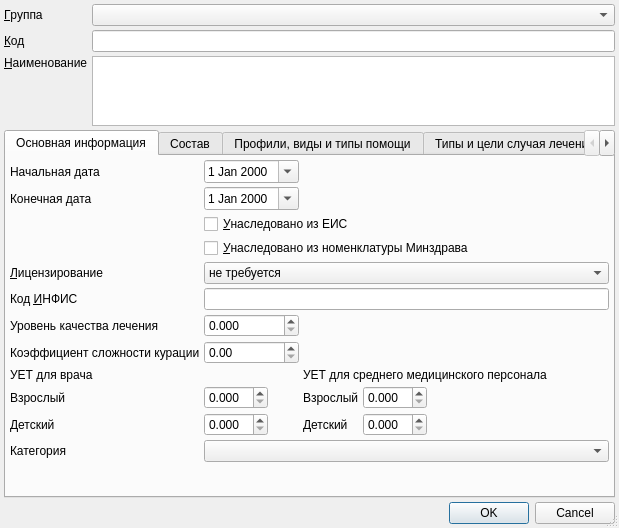
<?xml version="1.0" encoding="UTF-8"?>
<ui version="4.0">
 <class>ItemEditorDialog</class>
 <widget class="QDialog" name="ItemEditorDialog">
  <property name="geometry">
   <rect>
    <x>0</x>
    <y>0</y>
    <width>619</width>
    <height>481</height>
   </rect>
  </property>
  <property name="windowTitle">
   <string>ChangeMe!</string>
  </property>
  <property name="sizeGripEnabled">
   <bool>true</bool>
  </property>
  <layout class="QGridLayout" name="gridLayout_2">
   <property name="margin">
    <number>4</number>
   </property>
   <property name="spacing">
    <number>4</number>
   </property>
   <item row="1" column="1">
    <widget class="QLineEdit" name="edtCode"/>
   </item>
   <item row="4" column="0" colspan="2">
    <widget class="QDialogButtonBox" name="buttonBox">
     <property name="orientation">
      <enum>Qt::Horizontal</enum>
     </property>
     <property name="standardButtons">
      <set>QDialogButtonBox::Cancel|QDialogButtonBox::Ok</set>
     </property>
    </widget>
   </item>
   <item row="0" column="1">
    <widget class="CRBComboBox" name="cmbServiceGroup"/>
   </item>
   <item row="1" column="0">
    <widget class="QLabel" name="lblCode">
     <property name="text">
      <string>&amp;Код</string>
     </property>
     <property name="buddy">
      <cstring>edtCode</cstring>
     </property>
    </widget>
   </item>
   <item row="2" column="1">
    <widget class="QTextEdit" name="edtName">
     <property name="sizePolicy">
      <sizepolicy hsizetype="Expanding" vsizetype="Expanding">
       <horstretch>0</horstretch>
       <verstretch>0</verstretch>
      </sizepolicy>
     </property>
     <property name="sizeIncrement">
      <size>
       <width>0</width>
       <height>1</height>
      </size>
     </property>
    </widget>
   </item>
   <item row="2" column="0">
    <widget class="QLabel" name="lblName">
     <property name="text">
      <string>&amp;Наименование</string>
     </property>
     <property name="alignment">
      <set>Qt::AlignLeading|Qt::AlignLeft|Qt::AlignTop</set>
     </property>
     <property name="buddy">
      <cstring>edtName</cstring>
     </property>
    </widget>
   </item>
   <item row="0" column="0">
    <widget class="QLabel" name="lblServiceGroup">
     <property name="text">
      <string>&amp;Группа</string>
     </property>
     <property name="buddy">
      <cstring>cmbServiceGroup</cstring>
     </property>
    </widget>
   </item>
   <item row="3" column="0" colspan="2">
    <widget class="QTabWidget" name="tabWidget">
     <property name="sizeIncrement">
      <size>
       <width>0</width>
       <height>2</height>
      </size>
     </property>
     <property name="currentIndex">
      <number>0</number>
     </property>
     <widget class="QWidget" name="tabInfo">
      <attribute name="title">
       <string>Основная информация</string>
      </attribute>
      <layout class="QGridLayout" name="gridLayout">
       <property name="margin">
        <number>4</number>
       </property>
       <property name="spacing">
        <number>4</number>
       </property>
       <item row="10" column="1">
        <widget class="QDoubleSpinBox" name="edtUetAdultDoctor">
         <property name="sizePolicy">
          <sizepolicy hsizetype="Maximum" vsizetype="Fixed">
           <horstretch>0</horstretch>
           <verstretch>0</verstretch>
          </sizepolicy>
         </property>
         <property name="decimals">
          <number>3</number>
         </property>
        </widget>
       </item>
       <item row="8" column="1">
        <widget class="QDoubleSpinBox" name="edtSuperviseComplexityFactor">
         <property name="decimals">
          <number>2</number>
         </property>
         <property name="maximum">
          <double>9999.989999999999782</double>
         </property>
        </widget>
       </item>
       <item row="7" column="1">
        <widget class="QDoubleSpinBox" name="edtQualityLevel">
         <property name="decimals">
          <number>3</number>
         </property>
         <property name="maximum">
          <double>999999.998999999952503</double>
         </property>
        </widget>
       </item>
       <item row="7" column="0">
        <widget class="QLabel" name="lblQualityLevel">
         <property name="text">
          <string>Уровень качества лечения</string>
         </property>
         <property name="buddy">
          <cstring>edtQualityLevel</cstring>
         </property>
        </widget>
       </item>
       <item row="9" column="2" colspan="3">
        <widget class="QLabel" name="lblUetAvarageMedWorker">
         <property name="sizePolicy">
          <sizepolicy hsizetype="Preferred" vsizetype="Minimum">
           <horstretch>0</horstretch>
           <verstretch>0</verstretch>
          </sizepolicy>
         </property>
         <property name="text">
          <string>УЕТ для среднего медицинского персонала</string>
         </property>
         <property name="alignment">
          <set>Qt::AlignLeading|Qt::AlignLeft|Qt::AlignTop</set>
         </property>
         <property name="wordWrap">
          <bool>true</bool>
         </property>
        </widget>
       </item>
       <item row="9" column="0" colspan="2">
        <widget class="QLabel" name="lblUetDoctor">
         <property name="sizePolicy">
          <sizepolicy hsizetype="Preferred" vsizetype="Minimum">
           <horstretch>0</horstretch>
           <verstretch>0</verstretch>
          </sizepolicy>
         </property>
         <property name="text">
          <string>УЕТ для врача</string>
         </property>
         <property name="alignment">
          <set>Qt::AlignLeading|Qt::AlignLeft|Qt::AlignTop</set>
         </property>
        </widget>
       </item>
       <item row="11" column="3">
        <widget class="QDoubleSpinBox" name="edtUetChildAvarageMedWorker">
         <property name="sizePolicy">
          <sizepolicy hsizetype="Maximum" vsizetype="Fixed">
           <horstretch>0</horstretch>
           <verstretch>0</verstretch>
          </sizepolicy>
         </property>
         <property name="decimals">
          <number>3</number>
         </property>
        </widget>
       </item>
       <item row="5" column="1" colspan="4">
        <widget class="QComboBox" name="cmbLicense">
         <item>
          <property name="text">
           <string>не требуется</string>
          </property>
         </item>
         <item>
          <property name="text">
           <string>требуется лицензия</string>
          </property>
         </item>
         <item>
          <property name="text">
           <string>требуется персональный сертификат</string>
          </property>
         </item>
        </widget>
       </item>
       <item row="10" column="2">
        <widget class="QLabel" name="lblUetAdultAvarageMedWorker">
         <property name="text">
          <string>Взрослый</string>
         </property>
         <property name="buddy">
          <cstring>edtUetAdultAvarageMedWorker</cstring>
         </property>
        </widget>
       </item>
       <item row="0" column="0">
        <widget class="QLabel" name="lblBegDate">
         <property name="text">
          <string>Начальная дата</string>
         </property>
         <property name="buddy">
          <cstring>edtBegDate</cstring>
         </property>
        </widget>
       </item>
       <item row="0" column="1">
        <widget class="QDateEdit" name="edtBegDate">
         <property name="calendarPopup">
          <bool>true</bool>
         </property>
        </widget>
       </item>
       <item row="0" column="4">
        <spacer>
         <property name="orientation">
          <enum>Qt::Horizontal</enum>
         </property>
         <property name="sizeHint" stdset="0">
          <size>
           <width>131</width>
           <height>20</height>
          </size>
         </property>
        </spacer>
       </item>
       <item row="1" column="0">
        <widget class="QLabel" name="lblEndDate">
         <property name="text">
          <string>Конечная дата</string>
         </property>
         <property name="buddy">
          <cstring>edtEndDate</cstring>
         </property>
        </widget>
       </item>
       <item row="1" column="1">
        <widget class="QDateEdit" name="edtEndDate">
         <property name="calendarPopup">
          <bool>true</bool>
         </property>
        </widget>
       </item>
       <item row="1" column="4">
        <spacer>
         <property name="orientation">
          <enum>Qt::Horizontal</enum>
         </property>
         <property name="sizeHint" stdset="0">
          <size>
           <width>131</width>
           <height>20</height>
          </size>
         </property>
        </spacer>
       </item>
       <item row="3" column="1" colspan="4">
        <widget class="QCheckBox" name="chkeisLegacy">
         <property name="text">
          <string>&amp;Унаследовано из ЕИС</string>
         </property>
        </widget>
       </item>
       <item row="5" column="0">
        <widget class="QLabel" name="lblLicense">
         <property name="text">
          <string>&amp;Лицензирование</string>
         </property>
         <property name="buddy">
          <cstring>cmbLicense</cstring>
         </property>
        </widget>
       </item>
       <item row="6" column="0">
        <widget class="QLabel" name="lblInfis">
         <property name="text">
          <string>Код &amp;ИНФИС</string>
         </property>
         <property name="buddy">
          <cstring>edtInfis</cstring>
         </property>
        </widget>
       </item>
       <item row="6" column="1" colspan="4">
        <widget class="QLineEdit" name="edtInfis"/>
       </item>
       <item row="13" column="0">
        <spacer name="verticalSpacer">
         <property name="orientation">
          <enum>Qt::Vertical</enum>
         </property>
         <property name="sizeHint" stdset="0">
          <size>
           <width>20</width>
           <height>48</height>
          </size>
         </property>
        </spacer>
       </item>
       <item row="10" column="0">
        <widget class="QLabel" name="lblUetAdultDoctor">
         <property name="text">
          <string>Взрослый</string>
         </property>
         <property name="buddy">
          <cstring>edtUetAdultDoctor</cstring>
         </property>
        </widget>
       </item>
       <item row="11" column="0">
        <widget class="QLabel" name="lblUetChildDoctor">
         <property name="text">
          <string>Детский</string>
         </property>
         <property name="buddy">
          <cstring>edtUetChildDoctor</cstring>
         </property>
        </widget>
       </item>
       <item row="11" column="2">
        <widget class="QLabel" name="lblUetChildAvarageMedWorker">
         <property name="text">
          <string>Детский</string>
         </property>
         <property name="buddy">
          <cstring>edtUetChildAvarageMedWorker</cstring>
         </property>
        </widget>
       </item>
       <item row="11" column="1">
        <widget class="QDoubleSpinBox" name="edtUetChildDoctor">
         <property name="sizePolicy">
          <sizepolicy hsizetype="Maximum" vsizetype="Fixed">
           <horstretch>0</horstretch>
           <verstretch>0</verstretch>
          </sizepolicy>
         </property>
         <property name="decimals">
          <number>3</number>
         </property>
        </widget>
       </item>
       <item row="10" column="3">
        <widget class="QDoubleSpinBox" name="edtUetAdultAvarageMedWorker">
         <property name="sizePolicy">
          <sizepolicy hsizetype="Maximum" vsizetype="Fixed">
           <horstretch>0</horstretch>
           <verstretch>0</verstretch>
          </sizepolicy>
         </property>
         <property name="decimals">
          <number>3</number>
         </property>
        </widget>
       </item>
       <item row="8" column="0">
        <widget class="QLabel" name="lblSuperviseComplexityFactor">
         <property name="text">
          <string>Коэффициент сложности курации</string>
         </property>
         <property name="buddy">
          <cstring>edtSuperviseComplexityFactor</cstring>
         </property>
        </widget>
       </item>
       <item row="4" column="1" colspan="4">
        <widget class="QCheckBox" name="chkNomenclatureLegacy">
         <property name="text">
          <string>&amp;Унаследовано из номенклатуры Минздрава</string>
         </property>
        </widget>
       </item>
       <item row="12" column="0">
        <widget class="QLabel" name="lblServiceCategory">
         <property name="text">
          <string>Категория</string>
         </property>
        </widget>
       </item>
       <item row="12" column="1" colspan="4">
        <widget class="CRBComboBox" name="cmbServiceCategory"/>
       </item>
      </layout>
     </widget>
     <widget class="QWidget" name="tabContent">
      <attribute name="title">
       <string>Состав</string>
      </attribute>
      <layout class="QVBoxLayout" name="verticalLayout">
       <property name="spacing">
        <number>4</number>
       </property>
       <property name="margin">
        <number>4</number>
       </property>
       <item>
        <widget class="CInDocTableView" name="tblServices"/>
       </item>
      </layout>
     </widget>
     <widget class="QWidget" name="tabMedicalAidProfiles">
      <attribute name="title">
       <string>Профили, виды и типы помощи</string>
      </attribute>
      <layout class="QGridLayout" name="gridLayout_3">
       <property name="margin">
        <number>4</number>
       </property>
       <property name="spacing">
        <number>4</number>
       </property>
       <item row="0" column="0">
        <widget class="QLabel" name="lblProfiles">
         <property name="sizePolicy">
          <sizepolicy hsizetype="Maximum" vsizetype="Preferred">
           <horstretch>0</horstretch>
           <verstretch>0</verstretch>
          </sizepolicy>
         </property>
         <property name="text">
          <string>Профиль по умолчанию</string>
         </property>
         <property name="buddy">
          <cstring>cmbMedicalAidProfile</cstring>
         </property>
        </widget>
       </item>
       <item row="0" column="1">
        <widget class="CRBComboBox" name="cmbMedicalAidProfile"/>
       </item>
       <item row="3" column="0" colspan="2">
        <widget class="CInDocTableView" name="tblMedicalAidProfiles"/>
       </item>
       <item row="2" column="0">
        <widget class="QLabel" name="lblMedicalAidProfile">
         <property name="sizePolicy">
          <sizepolicy hsizetype="Maximum" vsizetype="Preferred">
           <horstretch>0</horstretch>
           <verstretch>0</verstretch>
          </sizepolicy>
         </property>
         <property name="text">
          <string>Тип по умолчанию</string>
         </property>
         <property name="buddy">
          <cstring>cmbMedicalAidType</cstring>
         </property>
        </widget>
       </item>
       <item row="2" column="1">
        <widget class="CRBComboBox" name="cmbMedicalAidType"/>
       </item>
       <item row="1" column="1">
        <widget class="CRBComboBox" name="cmbMedicalAidKind"/>
       </item>
       <item row="1" column="0">
        <widget class="QLabel" name="lblMedicalAidKind">
         <property name="sizePolicy">
          <sizepolicy hsizetype="Maximum" vsizetype="Preferred">
           <horstretch>0</horstretch>
           <verstretch>0</verstretch>
          </sizepolicy>
         </property>
         <property name="text">
          <string>Вид по умолчанию</string>
         </property>
         <property name="buddy">
          <cstring>cmbMedicalAidKind</cstring>
         </property>
        </widget>
       </item>
      </layout>
     </widget>
     <widget class="QWidget" name="tabPurpose">
      <attribute name="title">
       <string>Типы и цели случая лечения</string>
      </attribute>
      <layout class="QVBoxLayout" name="verticalLayout_2">
       <item>
        <widget class="QLabel" name="label_2">
         <property name="text">
          <string>Цели случая лечения</string>
         </property>
        </widget>
       </item>
       <item>
        <widget class="CInDocTableView" name="tblGoals"/>
       </item>
       <item>
        <layout class="QGridLayout" name="gridLayout_5">
         <item row="0" column="1">
          <widget class="CRBComboBox" name="cmbCaseCast">
           <property name="minimumSize">
            <size>
             <width>448</width>
             <height>0</height>
            </size>
           </property>
          </widget>
         </item>
         <item row="0" column="0">
          <widget class="QLabel" name="label">
           <property name="text">
            <string>Типы случая лечения</string>
           </property>
          </widget>
         </item>
        </layout>
       </item>
      </layout>
     </widget>
     <widget class="QWidget" name="tabMKB">
      <attribute name="title">
       <string>МКБ</string>
      </attribute>
      <layout class="QVBoxLayout" name="verticalLayout_3">
       <item>
        <widget class="CInDocTableView" name="tblMKB"/>
       </item>
      </layout>
     </widget>
    </widget>
   </item>
  </layout>
 </widget>
 <customwidgets>
  <customwidget>
   <class>CRBComboBox</class>
   <extends>QComboBox</extends>
   <header>library/crbcombobox.h</header>
  </customwidget>
  <customwidget>
   <class>CInDocTableView</class>
   <extends>QTableView</extends>
   <header>library/InDocTable.h</header>
  </customwidget>
 </customwidgets>
 <tabstops>
  <tabstop>cmbServiceGroup</tabstop>
  <tabstop>edtCode</tabstop>
  <tabstop>edtName</tabstop>
  <tabstop>tabWidget</tabstop>
  <tabstop>edtBegDate</tabstop>
  <tabstop>edtEndDate</tabstop>
  <tabstop>chkeisLegacy</tabstop>
  <tabstop>cmbLicense</tabstop>
  <tabstop>edtInfis</tabstop>
  <tabstop>edtQualityLevel</tabstop>
  <tabstop>edtSuperviseComplexityFactor</tabstop>
  <tabstop>edtUetAdultDoctor</tabstop>
  <tabstop>edtUetChildDoctor</tabstop>
  <tabstop>edtUetAdultAvarageMedWorker</tabstop>
  <tabstop>edtUetChildAvarageMedWorker</tabstop>
  <tabstop>tblServices</tabstop>
  <tabstop>cmbMedicalAidProfile</tabstop>
  <tabstop>cmbMedicalAidKind</tabstop>
  <tabstop>cmbMedicalAidType</tabstop>
  <tabstop>tblMedicalAidProfiles</tabstop>
  <tabstop>buttonBox</tabstop>
 </tabstops>
 <resources/>
 <connections>
  <connection>
   <sender>buttonBox</sender>
   <signal>accepted()</signal>
   <receiver>ItemEditorDialog</receiver>
   <slot>accept()</slot>
   <hints>
    <hint type="sourcelabel">
     <x>162</x>
     <y>502</y>
    </hint>
    <hint type="destinationlabel">
     <x>117</x>
     <y>106</y>
    </hint>
   </hints>
  </connection>
  <connection>
   <sender>buttonBox</sender>
   <signal>rejected()</signal>
   <receiver>ItemEditorDialog</receiver>
   <slot>reject()</slot>
   <hints>
    <hint type="sourcelabel">
     <x>242</x>
     <y>502</y>
    </hint>
    <hint type="destinationlabel">
     <x>247</x>
     <y>107</y>
    </hint>
   </hints>
  </connection>
 </connections>
</ui>
